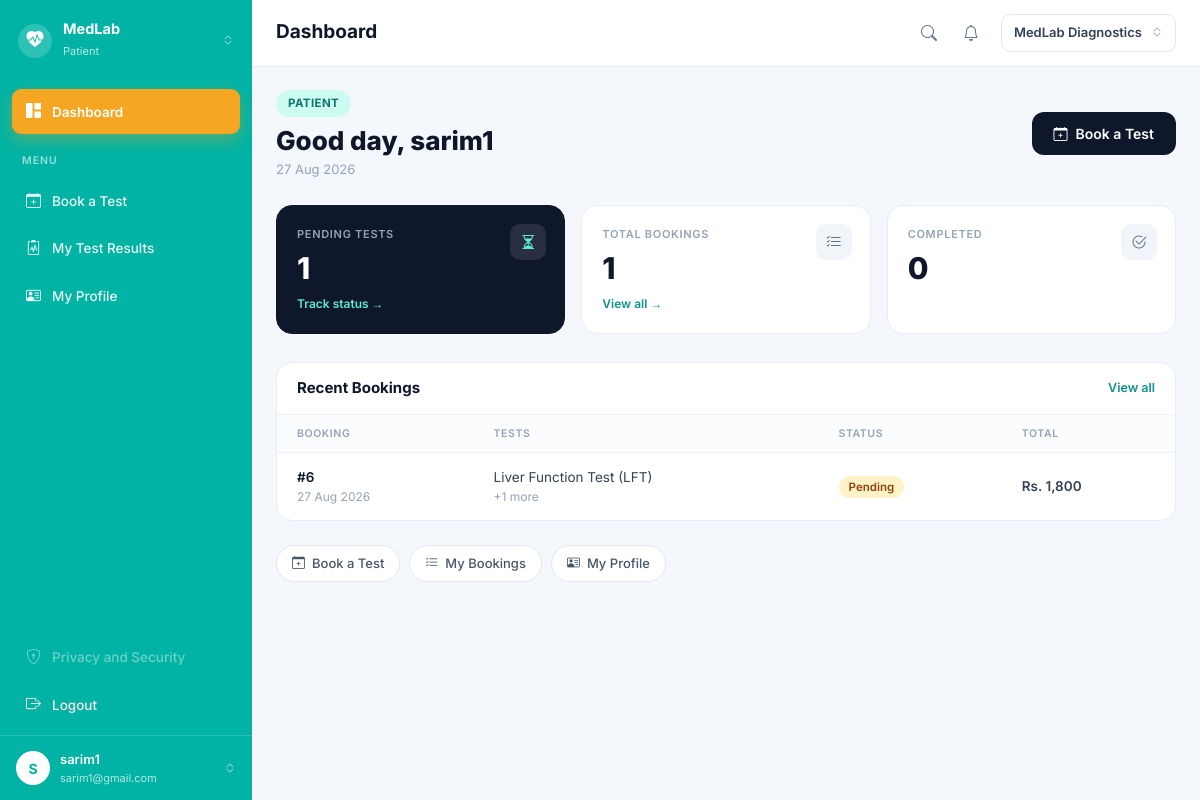
/auth/dashboard (signed in), run on the app's committed database.
### app/models/role.py (models this page shows, shortened)
class Role(db.Model):
    __tablename__ = "roles"
    id = db.Column(db.Integer, primary_key=True)
    name = db.Column(
        db.String(50),
        unique=True,
        nullable=False
    )
    users = db.relationship(
        "User",
        back_populates="role"
    )

### app/models/user.py (models this page shows, shortened)
class User(UserMixin, db.Model):
    __tablename__ = "users"
    id = db.Column(
        db.Integer,
        primary_key=True
    )
    name = db.Column(
        db.String(100),
        nullable=False
    )
    email = db.Column(
        db.String(120),
        unique=True,
        nullable=False,
        index=True
    )
    password_hash = db.Column(
        db.String(255),
        nullable=False
    )
    role_id = db.Column(
        db.Integer,
        db.ForeignKey("roles.id"),
        nullable=False
    )
    is_active = db.Column(
        db.Boolean,
        default=True,
        nullable=False
    )
    created_at = db.Column(
        db.DateTime,
        default=lambda: datetime.now(timezone.utc),
        nullable=False
    )
    role = db.relationship(
        "Role",
        back_populates="users"
    )

### app/models/booking.py (models this page shows, shortened)
class Booking(db.Model):
    __tablename__ = "bookings"
    id = db.Column(db.Integer, primary_key=True)
    patient_id = db.Column(
        db.Integer,
        db.ForeignKey("patients.id"),
        nullable=False
    )
    booked_by = db.Column(
        db.Integer,
        db.ForeignKey("users.id"),
        nullable=False
    )
    status = db.Column(
        db.String(30),
        default="Pending",
        nullable=False
    )   # Pending, Sample Collected, Processing, Completed, Cancelled
    scheduled_at = db.Column(db.DateTime, nullable=True)
    created_at = db.Column(
        db.DateTime,
        default=lambda: datetime.now(timezone.utc),
        nullable=False
    )
    patient = db.relationship("Patient", backref="bookings")
    items = db.relationship("BookingItem", back_populates="booking", cascade="all, delete-orphan")

### app/models/test.py (models this page shows, shortened)
class Test(db.Model):
    __tablename__ = "tests"
    id = db.Column(db.Integer, primary_key=True)
    category_id = db.Column(
        db.Integer,
        db.ForeignKey("test_categories.id"),
        nullable=False
    )
    name = db.Column(db.String(150), nullable=False)
    code = db.Column(db.String(20), unique=True, nullable=False)
    price = db.Column(db.Float, nullable=False)
    sample_type = db.Column(db.String(50), nullable=True)
    turnaround_hours = db.Column(db.Integer, nullable=True)
    category = db.relationship("TestCategory", back_populates="tests")

### app/auth/routes.py (the view, shortened to what this page needs)
@auth.route("/dashboard")
@login_required
def dashboard():
    role_name = current_user.role.name
    stats = {}
    recent_bookings = []
    queue = []
    today = datetime.now(timezone.utc).strftime("%Y-%m-%d")
    if role_name == "Patient":
        section = "patient"
        my_patient = Patient.query.filter_by(user_id=current_user.id).first()
        if my_patient:
            base_q = Booking.query.filter_by(patient_id=my_patient.id)
            stats["total_bookings"]     = base_q.count()
            stats["pending_bookings"]   = base_q.filter_by(status="Pending").count()
            stats["completed_bookings"] = base_q.filter_by(status="Completed").count()
            recent_bookings = base_q.order_by(Booking.created_at.desc()).limit(5).all()
        else:
            stats["total_bookings"]     = 0
            stats["pending_bookings"]   = 0
            stats["completed_bookings"] = 0
    else:
        section = "other"
    return render_template(
        "auth/dashboard.html",
        section=section,
        stats=stats,
        recent_bookings=recent_bookings,
        queue=queue,
        today_label=datetime.now(timezone.utc).strftime("%d %b %Y")
    )

### app/auth/routes.py (called while the page is built)
@login_manager.user_loader
def load_user(user_id):
    return db.session.get(
        User,
        int(user_id)
    )

### app/templates/auth/dashboard.html (shortened to what this page needs)
{% extends "base.html" %}
{% block content %}
<div class="dash">
    <div class="dash-head">
        <div>
            <span class="role-pill">{{ current_user.role.name }}</span>
            <h1 class="dash-hello mt-2">Good day, {{ current_user.name }}</h1>
            <p class="dash-sub">{{ today_label }}</p>
        </div>
        <div>
            {% if section in ["patient", "admin", "reception"] %}
                <a href="{{ url_for('medlab.book_test') }}" class="btn-cta">
                    <i class="bi bi-calendar-plus"></i> Book a Test
                </a>
            {% elif section == "lab" %}
                <a href="{{ url_for('medlab.collected_samples') }}" class="btn-cta">
                    <i class="bi bi-clipboard2-check"></i> Enter Results
                </a>
            {% endif %}
        </div>
    </div>
    <div class="stat-row">
        {% if section == "patient" %}
            <a href="{{ url_for('medlab.my_bookings') }}" class="tile accent">
                <div class="t-icon"><i class="bi bi-hourglass-split"></i></div>
                <div class="t-label">Pending Tests</div>
                <div class="t-value">{{ stats.pending_bookings }}</div>
                <div class="t-more">Track status &rarr;</div>
            </a>
            <a href="{{ url_for('medlab.my_bookings') }}" class="tile">
                <div class="t-icon"><i class="bi bi-list-check"></i></div>
                <div class="t-label">Total Bookings</div>
                <div class="t-value">{{ stats.total_bookings }}</div>
                <div class="t-more">View all &rarr;</div>
            </a>
            <div class="tile">
                <div class="t-icon"><i class="bi bi-check2-circle"></i></div>
                <div class="t-label">Completed</div>
                <div class="t-value">{{ stats.completed_bookings }}</div>
            </div>
        {% endif %}
    </div>
    {% if section in ["patient", "admin"] %}
    <div class="panel">
        <div class="panel-head">
            <h2>Recent Bookings</h2>
            {% if section == "patient" %}
                <a href="{{ url_for('medlab.my_bookings') }}">View all</a>
            {% endif %}
        </div>
        <table>
            <thead>
                <tr>
                    <th>Booking</th>
                    <th>Tests</th>
                    <th>Status</th>
                    <th>Total</th>
                </tr>
            </thead>
            <tbody>
                {% for b in recent_bookings %}
                <tr>
                    <td>
                        <div class="cell-strong">#{{ b.id }}</div>
                        <div class="cell-dim">{{ b.created_at.strftime('%d %b %Y') }}</div>
                    </td>
                    <td>
                        {% if b.items %}
                            <div>{{ b.items[0].test.name }}</div>
                            {% if b.items | length > 1 %}
                                <div class="cell-dim">+{{ b.items | length - 1 }} more</div>
                            {% endif %}
                        {% else %}
                            <span class="cell-dim">&mdash;</span>
                        {% endif %}
                    </td>
                    <td>
                        <span class="badge-soft
                            {%- if b.status == 'Pending' %} s-pending
                            {%- elif b.status == 'Completed' %} s-done
                            {%- elif b.status == 'Cancelled' %} s-cancel
                            {%- else %} s-progress{% endif %}">{{ b.status }}</span>
                    </td>
                    <td class="cell-strong">
                        Rs. {{ "{:,.0f}".format(b.items | sum(attribute="price")) }}
                    </td>
                </tr>
                {% endfor %}
            </tbody>
        </table>
    </div>
    {% endif %}
    <div class="shortcuts">
        {% if current_user.role.name in ["Patient", "Receptionist", "Administrator"] %}
            <a href="{{ url_for('medlab.book_test') }}" class="sc-pill">
                <i class="bi bi-calendar-plus"></i> Book a Test
            </a>
        {% endif %}
        {% if current_user.role.name == "Patient" %}
            <a href="{{ url_for('medlab.my_bookings') }}" class="sc-pill">
                <i class="bi bi-list-check"></i> My Bookings
            </a>
        {% endif %}
        <a href="{{ url_for('auth.profile') }}" class="sc-pill">
            <i class="bi bi-person-vcard"></i> My Profile
        </a>
    </div>
</div>
{% endblock %}

### app/templates/base.html (shortened to what this page needs)
<!DOCTYPE html>
<html lang="en">
<head>
    <link href="https://cdn.jsdelivr.net/npm/bootstrap@5.3.3/dist/css/bootstrap.min.css" rel="stylesheet">
    <link rel="stylesheet" href="https://cdn.jsdelivr.net/npm/bootstrap-icons@1.11.3/font/bootstrap-icons.min.css">
</head>
<body>
{% if current_user.is_authenticated %}
<div class="shell">
    <aside class="side">
        <div class="side-brand">
            <span class="brand-dot"><i class="bi bi-heart-pulse-fill"></i></span>
            <span class="brand-txt">
                <b>MedLab</b>
                <small>{{ current_user.role.name }}</small>
            </span>
            <i class="bi bi-chevron-expand" style="opacity:.6;font-size:12px;"></i>
        </div>
        <nav class="side-nav">
            <a href="{{ url_for('auth.dashboard') }}"
               class="nav-item {% if request.endpoint == 'auth.dashboard' %}active{% endif %}">
                <i class="bi bi-grid-1x2-fill"></i> Dashboard
            </a>
            <div class="side-label">Menu</div>
            {% if current_user.role.name in ["Patient", "Receptionist", "Administrator"] %}
            <a href="{{ url_for('medlab.book_test') }}"
               class="nav-item {% if request.endpoint == 'medlab.book_test' %}active{% endif %}">
                <i class="bi bi-calendar-plus"></i> Book a Test
            </a>
            {% endif %}
            {% if current_user.role.name == "Patient" %}
            <a href="{{ url_for('medlab.my_bookings') }}"
               class="nav-item {% if request.endpoint == 'medlab.my_bookings' %}active{% endif %}">
                <i class="bi bi-clipboard2-pulse"></i> My Test Results
            </a>
            {% endif %}
            <a href="{{ url_for('auth.profile') }}"
               class="nav-item {% if request.endpoint == 'auth.profile' %}active{% endif %}">
                <i class="bi bi-person-vcard"></i> My Profile
            </a>
            <div style="flex:1"></div>
            <a href="#" class="nav-item off"><i class="bi bi-shield-lock"></i> Privacy and Security</a>
            <a href="{{ url_for('auth.logout') }}" class="nav-item" style="color:#ffe4e6;">
                <i class="bi bi-box-arrow-right"></i> Logout
            </a>
        </nav>
        <a href="{{ url_for('auth.profile') }}" class="side-user">
            <span class="avatar">{{ (current_user.name or "?")[0] | upper }}</span>
            <span class="u-txt">
                <b>{{ current_user.name }}</b>
                <small>{{ current_user.email }}</small>
            </span>
            <i class="bi bi-chevron-expand" style="opacity:.6;font-size:12px;"></i>
        </a>
    </aside>
    <div class="main">
        <header class="topbar">
            <div style="display:flex;align-items:center;gap:10px;">
                <h1 class="page-title">{% block page_title %}Dashboard{% endblock %}</h1>
            </div>
            <div class="top-right">
                {% if current_user.role.name in ["Patient", "Receptionist", "Administrator"] %}
                <a href="{{ url_for('medlab.book_test') }}" class="ico-btn" title="Search tests">
                    <i class="bi bi-search"></i>
                </a>
                {% endif %}
                <a href="{{ url_for('auth.dashboard') }}" class="ico-btn" title="Notifications">
                    <i class="bi bi-bell"></i>
                </a>
                <span class="lab-pill">MedLab Diagnostics <i class="bi bi-chevron-expand"></i></span>
            </div>
        </header>
        <div class="page">
            {% block content %}{% endblock %}
        </div>
    </div>
</div>
{% endif %}
</body>
</html>

### app/templates/base.html (style rules this page uses)
:root { --teal: #00b3a4; --orange: #f5a623; --page: #f4f7fb; }
* { font-family: 'Inter', sans-serif; }
body { margin: 0; background: var(--page); color: #1e293b; }
a { text-decoration: none; }
.shell { display: flex; min-height: 100vh; }
.side { width: 252px; flex-shrink: 0; background: var(--teal); display: flex; flex-direction: column; color: #fff; position: sticky; top: 0; height: 100vh; }
.side-brand { display: flex; align-items: center; gap: 11px; padding: 20px 18px; }
.brand-dot { width: 34px; height: 34px; border-radius: 50%; background: rgba(255,255,255,.18); display: flex; align-items: center; justify-content: center; font-size: 17px; }
.brand-txt { flex: 1; min-width: 0; }
.brand-txt b { display: block; font-size: 14.5px; font-weight: 700; line-height: 1.2; }
.brand-txt small { font-size: 11px; color: rgba(255,255,255,.72); }
.side-nav { padding: 8px 12px; display: flex; flex-direction: column; gap: 3px; flex: 1; }
.side-label { font-size: 10.5px; letter-spacing: 1px; text-transform: uppercase; color: rgba(255,255,255,.6); padding: 16px 10px 7px; font-weight: 600; }
.nav-item { display: flex; align-items: center; gap: 11px; padding: 11px 14px; border-radius: 9px; color: rgba(255,255,255,.92); font-size: 13.5px; font-weight: 500; }
.nav-item i { font-size: 15px; }
.nav-item.active { background: var(--orange); color: #fff; font-weight: 600; box-shadow: 0 6px 16px rgba(245,166,35,.35); }
.nav-item.off { opacity: .45; pointer-events: none; }
.side-user { display: flex; align-items: center; gap: 10px; padding: 14px 16px; border-top: 1px solid rgba(255,255,255,.16); color: #fff; }
.avatar { width: 34px; height: 34px; border-radius: 50%; background: #fff; color: var(--teal); display: flex; align-items: center; justify-content: center; font-weight: 700; font-size: 14px; flex-shrink: 0; }
.side-user .u-txt { flex: 1; min-width: 0; }
.side-user .u-txt b { display: block; font-size: 13px; font-weight: 600; }
.side-user .u-txt small { display: block; font-size: 11px; color: rgba(255,255,255,.7); white-space: nowrap; overflow: hidden; text-overflow: ellipsis; }
.main { flex: 1; min-width: 0; display: flex; flex-direction: column; }
.topbar { background: #fff; display: flex; align-items: center; justify-content: space-between; gap: 14px; padding: 14px 24px; border-bottom: 1px solid #e9eef4; }
.page-title { font-size: 19px; font-weight: 700; color: #0f172a; margin: 0; }
.top-right { display: flex; align-items: center; gap: 6px; }
.ico-btn { width: 36px; height: 36px; border-radius: 9px; border: none; background: transparent; color: #64748b; font-size: 16px; position: relative; display: flex; align-items: center; justify-content: center; }
.lab-pill { display: flex; align-items: center; gap: 9px; border: 1px solid #e2e8f0; border-radius: 9px; padding: 8px 12px; font-size: 13px; font-weight: 600; color: #334155; margin-left: 6px; }
.lab-pill i { color: #94a3b8; font-size: 12px; }
.page { padding: 22px 24px 40px; }

### data on the page
Role: role.name "Patient", role.name "PATIENT"
User: name "S", name "sarim1", email "sarim1@gmail.com"
Booking: created_at "27 Aug 2026", id "6", name "Liver Function Test (LFT)", items|length "1", status "Pending", items|sum "1,800"

### other printed values
{{ stats.pending_bookings }} "1"
{{ stats.total_bookings }} "1"
{{ stats.completed_bookings }} "0"
